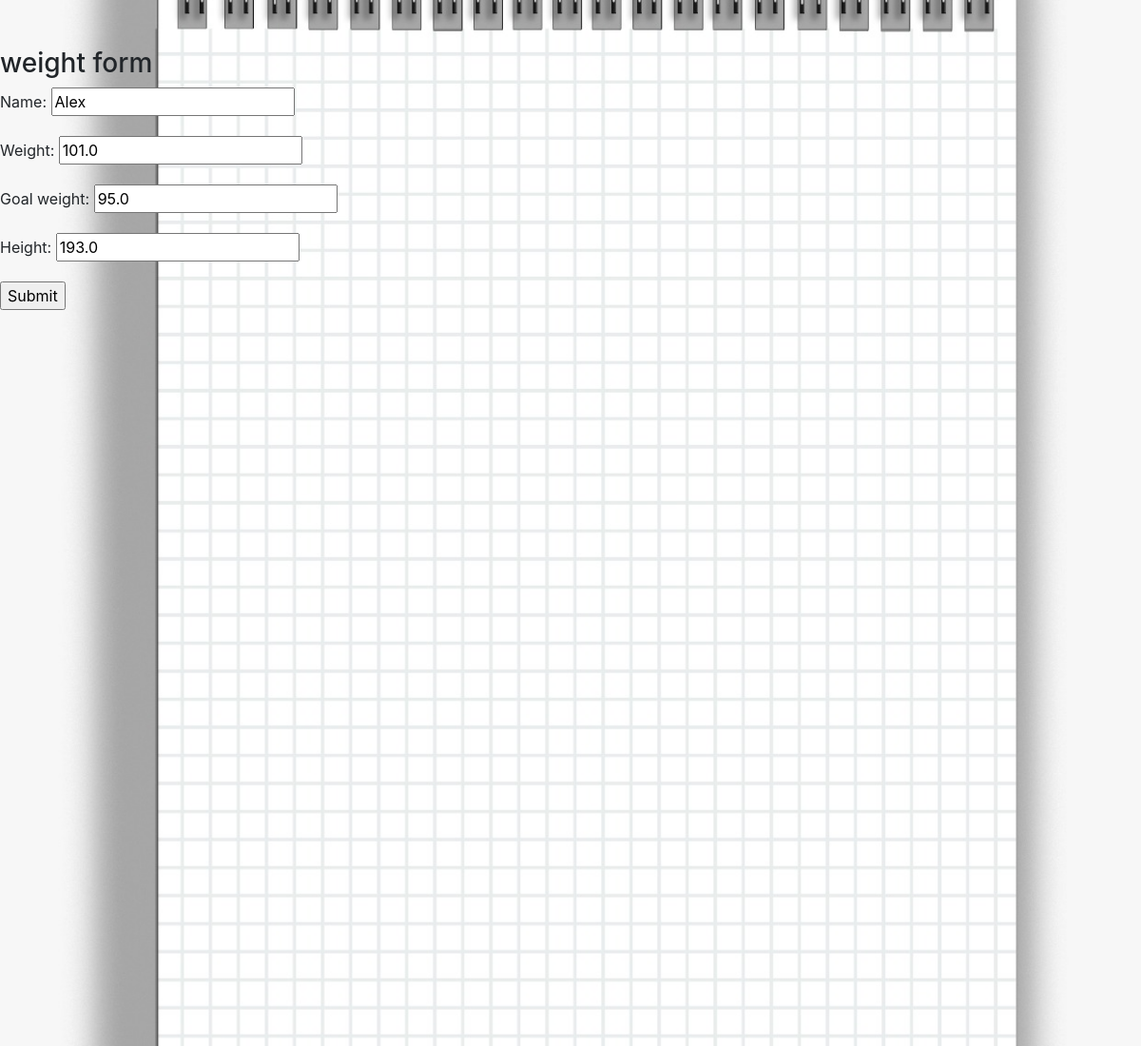
Page /update-details/1/ on the committed database.
### ffwc_app/models.py (models this page shows, shortened)
class User_Data(models.Model):
    user = models.ForeignKey(
                    User, on_delete=models.CASCADE, null=True, blank=True)
    name = models.CharField(max_length=20)
    weight = models.FloatField()
    goal_weight = models.FloatField()
    height = models.FloatField()
    created = models.DateTimeField(auto_now_add=True)
    class Meta:
        ordering = ['created']

### ffwc_app/views.py (the view, shortened to what this page needs)
# urls.py: path('update-details/<int:pk>/', ChangeUserDetails.as_view(), name='update-details'),
class ChangeUserDetails(UpdateView, LoginRequiredMixin):
    model = User_Data
    fields = ['name', 'weight', 'goal_weight', 'height']
    success_url = reverse_lazy('account')

### ffwc_app/templates/ffwc_app/user_data_form.html (shortened to what this page needs)
{% extends 'ffwc_app/base.html' %}
{% block content %}
<h3>weight form</h3>
<form action="" method="post">
  {{ form.as_p }}
  <input type="submit" value="Submit">
</form>
{% endblock %}

### ffwc_app/static/base/main.css (style rules this page uses)
html { background-color: #17605d !important; }

### rows in the picture
User_Data: name "Alex", weight "101.0", goal_weight "95.0", height "193.0"
